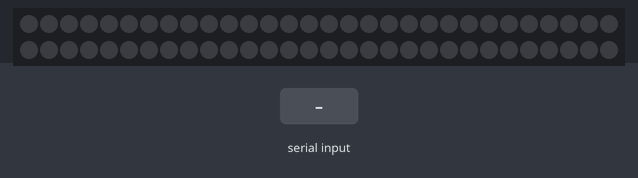
Bench run of a sketch on a simulated Arduino Uno, built with avr-gcc and run on an emulated ATmega328P. Parts: 60 RGB LEDs in strip order, left to right, continuing on the next row. Inputs (shaded band) come from the test bench. Dim RGB values are drawn brighter than linear.

Above: at 1.2 s.
1.3 s: "b90\n" received over the second serial link
At 1.53 s:
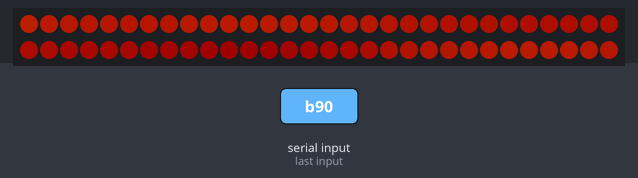
3.1 s: "c90\n" received over the second serial link
At 3.28 s:
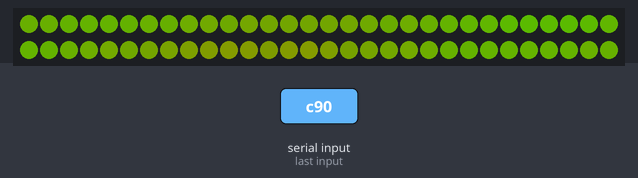
4.9 s: "b,45\n" received over the second serial link
At 6.1 s:
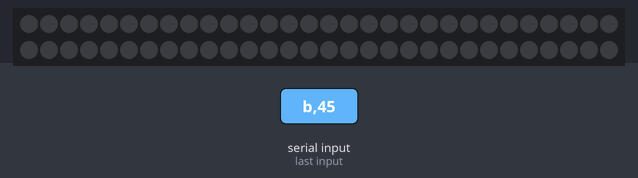

Measured:
- after the input at 1.3 s, the LEDs: first change after 0.20 s (image 1 shows a later state)
- after the input at 3.1 s, the LEDs: change after 0.17 s (image 2)
- after the input at 4.9 s, the LEDs: change after 0.19 s (image 3)

The sketch:

Lumos-arduino.ino
```cpp
#define LUMOS_DEBUG                     0

#define LED_COUNT                      60
#define LED_PIN                         7

#define COLOR_SHIFT_STEP               15

#define HUE_DEVIATION                  21
#define MIN_SATURATION_DEVIATION      245
#define MAX_SATURATION_DEVIATION      255
#define MIN_VALUE_DEVIATION            70
#define MAX_VALUE_DEVIATION           200

#define BT_RX_PIN                      10
#define BT_TX_PIN                      11

#if LUMOS_DEBUG == 1
#define LOG_D(x) Serial.println(x)
#else
#define LOG_D(x)
#endif

#include <FastLED.h>
#include <SoftwareSerial.h>

CRGB leds[LED_COUNT];
SoftwareSerial bluetooth(BT_RX_PIN, BT_TX_PIN); // Arduino RX, Arduino TX

uint8_t hue = 0;
uint8_t brightnessLevel = 0;

void setup()
{
#if LUMOS_DEBUG == 1
    Serial.begin(9600);
#endif
    LOG_D("Listening for incoming data...");

    FastLED.addLeds<NEOPIXEL, LED_PIN>(leds, LED_COUNT);
    FastLED.setBrightness(brightnessLevel);

    bluetooth.begin(9600);
}

void loop()
{
    stripeCycle();

    if (bluetooth.available())
    {
        String cmd = "";
        while (bluetooth.available())
        {
            cmd += (char) bluetooth.read();
            m_delay(30);
        }

        LOG_D("Obtained value: " + cmd);

        parseCommand(cmd);
    }
}

inline void m_delay(int delayMillis)
{
    unsigned long prevMillis = millis();
    while (millis() - prevMillis <= delayMillis);
}

inline void parseCommand(const String& cmd)
{
    if (cmd.charAt(0) == 'c')
    {
        hue = map(cmd.substring(1).toInt(), 0, 360, 0, 255);

        LOG_D(hue);
    }

    if (cmd.charAt(0) == 'b')
    {
        int brightness = cmd.substring(1).toInt();
        brightnessLevel = map(brightness, 0, 100, 0, 255);
        FastLED.setBrightness(brightnessLevel);

        LOG_D(brightnessLevel);
    }
}

int counter = 0;
inline void stripeCycle()
{
    for (int i = 0; i < LED_COUNT; i++)
    {
        leds[i] = getLEDColor((inoise8(i * COLOR_SHIFT_STEP, counter)));
    }

    counter += 20;
    FastLED.show();

    m_delay(20);
}

inline CHSV getLEDColor(uint8_t val)
{
    return CHSV(
        hue + map(val, 0, 255, 0, HUE_DEVIATION),
        constrain(map(val, 0, 255, MAX_SATURATION_DEVIATION, MIN_SATURATION_DEVIATION), 0, 255),
        constrain(map(val, 0, 255, MIN_VALUE_DEVIATION, MAX_VALUE_DEVIATION), 0, 255)
    );
}
```
